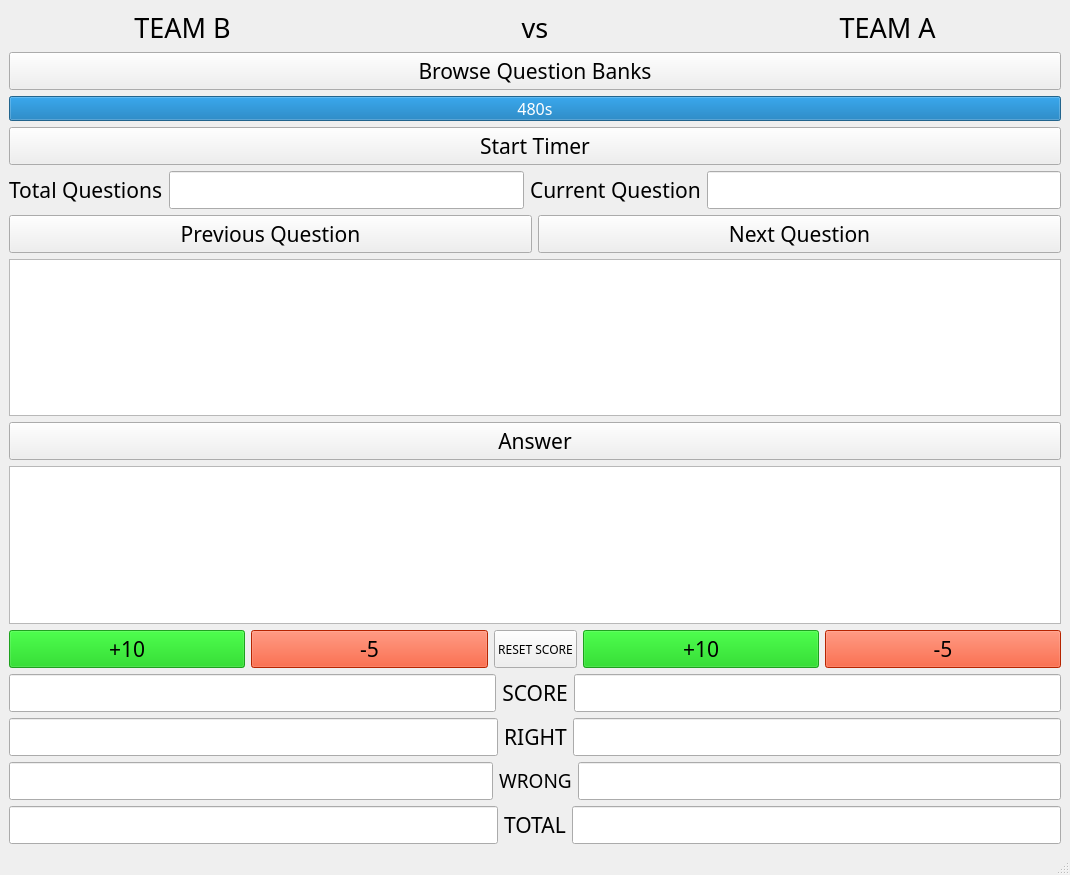
<?xml version="1.0" encoding="UTF-8"?>
<ui version="4.0">
 <class>MainWindow</class>
 <widget class="QMainWindow" name="MainWindow">
  <property name="geometry">
   <rect>
    <x>0</x>
    <y>0</y>
    <width>1070</width>
    <height>875</height>
   </rect>
  </property>
  <property name="windowTitle">
   <string>PB Trainer</string>
  </property>
  <widget class="QWidget" name="centralwidget">
   <layout class="QGridLayout" name="gridLayout">
    <item row="0" column="0">
     <layout class="QHBoxLayout" name="horizontalLayout">
      <item>
       <widget class="QLabel" name="TeamALabel">
        <property name="font">
         <font>
          <family>CMU Serif</family>
          <pointsize>20</pointsize>
         </font>
        </property>
        <property name="text">
         <string>TEAM B</string>
        </property>
        <property name="scaledContents">
         <bool>true</bool>
        </property>
        <property name="alignment">
         <set>Qt::AlignCenter</set>
        </property>
       </widget>
      </item>
      <item>
       <widget class="QLabel" name="TeamALabel_3">
        <property name="font">
         <font>
          <family>CMU Serif</family>
          <pointsize>20</pointsize>
         </font>
        </property>
        <property name="text">
         <string>vs</string>
        </property>
        <property name="alignment">
         <set>Qt::AlignCenter</set>
        </property>
       </widget>
      </item>
      <item>
       <widget class="QLabel" name="TeamALabel_2">
        <property name="font">
         <font>
          <family>CMU Serif</family>
          <pointsize>20</pointsize>
         </font>
        </property>
        <property name="text">
         <string>TEAM A</string>
        </property>
        <property name="alignment">
         <set>Qt::AlignCenter</set>
        </property>
       </widget>
      </item>
     </layout>
    </item>
    <item row="1" column="0">
     <widget class="QPushButton" name="OpenButton">
      <property name="sizePolicy">
       <sizepolicy hsizetype="Expanding" vsizetype="Expanding">
        <horstretch>0</horstretch>
        <verstretch>0</verstretch>
       </sizepolicy>
      </property>
      <property name="font">
       <font>
        <family>CMU Serif</family>
        <pointsize>16</pointsize>
       </font>
      </property>
      <property name="text">
       <string>Browse Question Banks</string>
      </property>
      <property name="shortcut">
       <string>O</string>
      </property>
     </widget>
    </item>
    <item row="2" column="0">
     <layout class="QVBoxLayout" name="verticalLayout">
      <item>
       <widget class="QProgressBar" name="progressBar">
        <property name="sizePolicy">
         <sizepolicy hsizetype="Expanding" vsizetype="Expanding">
          <horstretch>0</horstretch>
          <verstretch>0</verstretch>
         </sizepolicy>
        </property>
        <property name="font">
         <font>
          <family>CMU Serif</family>
          <pointsize>12</pointsize>
         </font>
        </property>
        <property name="styleSheet">
         <string notr="true">#BlueProgressBar {
    border: 2px solid #2196F3;
    border-radius: 5px;
    background-color: #E0E0E0;
}
#BlueProgressBar::chunk {
    background-color: #2196F3;
    width: 10px; 
    margin: 0.5px;
}</string>
        </property>
        <property name="maximum">
         <number>480</number>
        </property>
        <property name="value">
         <number>480</number>
        </property>
        <property name="alignment">
         <set>Qt::AlignCenter</set>
        </property>
        <property name="textVisible">
         <bool>true</bool>
        </property>
        <property name="textDirection">
         <enum>QProgressBar::TopToBottom</enum>
        </property>
        <property name="format">
         <string>%vs</string>
        </property>
       </widget>
      </item>
      <item>
       <widget class="QPushButton" name="StartTimeButton">
        <property name="sizePolicy">
         <sizepolicy hsizetype="Expanding" vsizetype="Expanding">
          <horstretch>0</horstretch>
          <verstretch>0</verstretch>
         </sizepolicy>
        </property>
        <property name="font">
         <font>
          <family>CMU Serif</family>
          <pointsize>16</pointsize>
         </font>
        </property>
        <property name="text">
         <string>Start Timer</string>
        </property>
       </widget>
      </item>
     </layout>
    </item>
    <item row="3" column="0">
     <layout class="QHBoxLayout" name="horizontalLayout_8">
      <item>
       <widget class="QLabel" name="label">
        <property name="font">
         <font>
          <family>CMU Serif</family>
          <pointsize>16</pointsize>
         </font>
        </property>
        <property name="text">
         <string>Total Questions</string>
        </property>
       </widget>
      </item>
      <item>
       <widget class="QLineEdit" name="TotalQ">
        <property name="sizePolicy">
         <sizepolicy hsizetype="Expanding" vsizetype="Expanding">
          <horstretch>0</horstretch>
          <verstretch>0</verstretch>
         </sizepolicy>
        </property>
        <property name="font">
         <font>
          <family>CMU Serif</family>
          <pointsize>16</pointsize>
         </font>
        </property>
        <property name="alignment">
         <set>Qt::AlignCenter</set>
        </property>
        <property name="readOnly">
         <bool>true</bool>
        </property>
       </widget>
      </item>
      <item>
       <widget class="QLabel" name="label_2">
        <property name="font">
         <font>
          <family>CMU Serif</family>
          <pointsize>16</pointsize>
         </font>
        </property>
        <property name="text">
         <string>Current Question</string>
        </property>
       </widget>
      </item>
      <item>
       <widget class="QLineEdit" name="CurrentQ">
        <property name="sizePolicy">
         <sizepolicy hsizetype="Expanding" vsizetype="Expanding">
          <horstretch>0</horstretch>
          <verstretch>0</verstretch>
         </sizepolicy>
        </property>
        <property name="font">
         <font>
          <family>CMU Serif</family>
          <pointsize>16</pointsize>
         </font>
        </property>
        <property name="alignment">
         <set>Qt::AlignCenter</set>
        </property>
        <property name="readOnly">
         <bool>true</bool>
        </property>
       </widget>
      </item>
     </layout>
    </item>
    <item row="4" column="0">
     <layout class="QHBoxLayout" name="horizontalLayout_6">
      <item>
       <widget class="QPushButton" name="QuestionButton_left">
        <property name="sizePolicy">
         <sizepolicy hsizetype="Expanding" vsizetype="Expanding">
          <horstretch>0</horstretch>
          <verstretch>0</verstretch>
         </sizepolicy>
        </property>
        <property name="font">
         <font>
          <family>CMU Serif</family>
          <pointsize>16</pointsize>
         </font>
        </property>
        <property name="text">
         <string>Previous Question</string>
        </property>
        <property name="shortcut">
         <string>Left</string>
        </property>
       </widget>
      </item>
      <item>
       <widget class="QPushButton" name="QuestionButton_right">
        <property name="sizePolicy">
         <sizepolicy hsizetype="Expanding" vsizetype="Expanding">
          <horstretch>0</horstretch>
          <verstretch>0</verstretch>
         </sizepolicy>
        </property>
        <property name="font">
         <font>
          <family>CMU Serif</family>
          <pointsize>16</pointsize>
         </font>
        </property>
        <property name="text">
         <string>Next Question</string>
        </property>
        <property name="shortcut">
         <string>Right</string>
        </property>
       </widget>
      </item>
     </layout>
    </item>
    <item row="5" column="0">
     <widget class="QTextEdit" name="QuestionBox">
      <property name="font">
       <font>
        <family>Calibri</family>
        <pointsize>24</pointsize>
       </font>
      </property>
      <property name="readOnly">
       <bool>true</bool>
      </property>
     </widget>
    </item>
    <item row="6" column="0">
     <widget class="QPushButton" name="AnswerButton">
      <property name="sizePolicy">
       <sizepolicy hsizetype="Expanding" vsizetype="Expanding">
        <horstretch>0</horstretch>
        <verstretch>0</verstretch>
       </sizepolicy>
      </property>
      <property name="font">
       <font>
        <family>CMU Serif</family>
        <pointsize>16</pointsize>
       </font>
      </property>
      <property name="text">
       <string>Answer</string>
      </property>
      <property name="shortcut">
       <string>Down</string>
      </property>
     </widget>
    </item>
    <item row="7" column="0">
     <widget class="QTextEdit" name="AnswerBox">
      <property name="font">
       <font>
        <family>Calibri</family>
        <pointsize>24</pointsize>
       </font>
      </property>
      <property name="readOnly">
       <bool>true</bool>
      </property>
     </widget>
    </item>
    <item row="8" column="0">
     <layout class="QHBoxLayout" name="horizontalLayout_7">
      <item>
       <widget class="QPushButton" name="Add10_A">
        <property name="sizePolicy">
         <sizepolicy hsizetype="Expanding" vsizetype="Fixed">
          <horstretch>0</horstretch>
          <verstretch>0</verstretch>
         </sizepolicy>
        </property>
        <property name="font">
         <font>
          <family>CMU Serif</family>
          <pointsize>16</pointsize>
         </font>
        </property>
        <property name="styleSheet">
         <string notr="true">QPushButton{background: rgba(0,200,0,0.8)}</string>
        </property>
        <property name="text">
         <string>+10</string>
        </property>
        <property name="shortcut">
         <string>1</string>
        </property>
       </widget>
      </item>
      <item>
       <widget class="QPushButton" name="Min5_A">
        <property name="sizePolicy">
         <sizepolicy hsizetype="Expanding" vsizetype="Fixed">
          <horstretch>0</horstretch>
          <verstretch>0</verstretch>
         </sizepolicy>
        </property>
        <property name="font">
         <font>
          <family>CMU Serif</family>
          <pointsize>16</pointsize>
         </font>
        </property>
        <property name="styleSheet">
         <string notr="true">QPushButton{background: rgb(255,50,0)}</string>
        </property>
        <property name="text">
         <string>-5</string>
        </property>
        <property name="shortcut">
         <string>2</string>
        </property>
       </widget>
      </item>
      <item>
       <widget class="QPushButton" name="ResetScoreButton">
        <property name="sizePolicy">
         <sizepolicy hsizetype="Fixed" vsizetype="Expanding">
          <horstretch>0</horstretch>
          <verstretch>0</verstretch>
         </sizepolicy>
        </property>
        <property name="font">
         <font>
          <family>CMU Serif</family>
         </font>
        </property>
        <property name="text">
         <string>RESET SCORE</string>
        </property>
       </widget>
      </item>
      <item>
       <widget class="QPushButton" name="Add10_B">
        <property name="sizePolicy">
         <sizepolicy hsizetype="Expanding" vsizetype="Fixed">
          <horstretch>0</horstretch>
          <verstretch>0</verstretch>
         </sizepolicy>
        </property>
        <property name="font">
         <font>
          <family>CMU Serif</family>
          <pointsize>16</pointsize>
         </font>
        </property>
        <property name="styleSheet">
         <string notr="true">QPushButton{background: rgba(0,200,0,0.8)}</string>
        </property>
        <property name="text">
         <string>+10</string>
        </property>
        <property name="shortcut">
         <string>3</string>
        </property>
       </widget>
      </item>
      <item>
       <widget class="QPushButton" name="Min5_B">
        <property name="sizePolicy">
         <sizepolicy hsizetype="Expanding" vsizetype="Fixed">
          <horstretch>0</horstretch>
          <verstretch>0</verstretch>
         </sizepolicy>
        </property>
        <property name="font">
         <font>
          <family>CMU Serif</family>
          <pointsize>16</pointsize>
         </font>
        </property>
        <property name="styleSheet">
         <string notr="true">QPushButton{background: rgb(255,50,0)}</string>
        </property>
        <property name="text">
         <string>-5</string>
        </property>
        <property name="shortcut">
         <string>4</string>
        </property>
       </widget>
      </item>
     </layout>
    </item>
    <item row="9" column="0">
     <layout class="QHBoxLayout" name="horizontalLayout_2">
      <item>
       <widget class="QLineEdit" name="TeamAScore">
        <property name="sizePolicy">
         <sizepolicy hsizetype="Expanding" vsizetype="Fixed">
          <horstretch>0</horstretch>
          <verstretch>0</verstretch>
         </sizepolicy>
        </property>
        <property name="font">
         <font>
          <family>CMU Serif</family>
          <pointsize>16</pointsize>
          <weight>75</weight>
          <bold>true</bold>
         </font>
        </property>
        <property name="alignment">
         <set>Qt::AlignCenter</set>
        </property>
        <property name="readOnly">
         <bool>true</bool>
        </property>
       </widget>
      </item>
      <item>
       <widget class="QLabel" name="Correct_2">
        <property name="sizePolicy">
         <sizepolicy hsizetype="Preferred" vsizetype="Fixed">
          <horstretch>0</horstretch>
          <verstretch>0</verstretch>
         </sizepolicy>
        </property>
        <property name="font">
         <font>
          <family>CMU Serif</family>
          <pointsize>16</pointsize>
         </font>
        </property>
        <property name="text">
         <string>SCORE</string>
        </property>
        <property name="alignment">
         <set>Qt::AlignCenter</set>
        </property>
       </widget>
      </item>
      <item>
       <widget class="QLineEdit" name="TeamBScore">
        <property name="sizePolicy">
         <sizepolicy hsizetype="Expanding" vsizetype="Fixed">
          <horstretch>0</horstretch>
          <verstretch>0</verstretch>
         </sizepolicy>
        </property>
        <property name="font">
         <font>
          <family>CMU Serif</family>
          <pointsize>16</pointsize>
          <weight>75</weight>
          <bold>true</bold>
         </font>
        </property>
        <property name="alignment">
         <set>Qt::AlignCenter</set>
        </property>
        <property name="readOnly">
         <bool>true</bool>
        </property>
       </widget>
      </item>
     </layout>
    </item>
    <item row="10" column="0">
     <layout class="QHBoxLayout" name="horizontalLayout_3">
      <item>
       <widget class="QLineEdit" name="Correct_Num_A">
        <property name="sizePolicy">
         <sizepolicy hsizetype="Expanding" vsizetype="Fixed">
          <horstretch>0</horstretch>
          <verstretch>0</verstretch>
         </sizepolicy>
        </property>
        <property name="font">
         <font>
          <family>CMU Serif</family>
          <pointsize>16</pointsize>
          <weight>75</weight>
          <bold>true</bold>
         </font>
        </property>
        <property name="styleSheet">
         <string notr="true">color: rgb(0,200,0);</string>
        </property>
        <property name="alignment">
         <set>Qt::AlignCenter</set>
        </property>
        <property name="readOnly">
         <bool>true</bool>
        </property>
       </widget>
      </item>
      <item>
       <widget class="QLabel" name="Correct">
        <property name="sizePolicy">
         <sizepolicy hsizetype="Preferred" vsizetype="Fixed">
          <horstretch>0</horstretch>
          <verstretch>0</verstretch>
         </sizepolicy>
        </property>
        <property name="font">
         <font>
          <family>CMU Serif</family>
          <pointsize>16</pointsize>
         </font>
        </property>
        <property name="text">
         <string>RIGHT</string>
        </property>
        <property name="alignment">
         <set>Qt::AlignCenter</set>
        </property>
       </widget>
      </item>
      <item>
       <widget class="QLineEdit" name="Correct_Num_B">
        <property name="sizePolicy">
         <sizepolicy hsizetype="Expanding" vsizetype="Fixed">
          <horstretch>0</horstretch>
          <verstretch>0</verstretch>
         </sizepolicy>
        </property>
        <property name="font">
         <font>
          <family>CMU Serif</family>
          <pointsize>16</pointsize>
          <weight>75</weight>
          <bold>true</bold>
         </font>
        </property>
        <property name="styleSheet">
         <string notr="true">color: rgb(0,200,0);</string>
        </property>
        <property name="alignment">
         <set>Qt::AlignCenter</set>
        </property>
        <property name="readOnly">
         <bool>true</bool>
        </property>
       </widget>
      </item>
     </layout>
    </item>
    <item row="11" column="0">
     <layout class="QHBoxLayout" name="horizontalLayout_4">
      <item>
       <widget class="QLineEdit" name="Wrong_Num_A">
        <property name="sizePolicy">
         <sizepolicy hsizetype="Expanding" vsizetype="Fixed">
          <horstretch>0</horstretch>
          <verstretch>0</verstretch>
         </sizepolicy>
        </property>
        <property name="font">
         <font>
          <family>CMU Serif</family>
          <pointsize>16</pointsize>
          <weight>75</weight>
          <bold>true</bold>
         </font>
        </property>
        <property name="styleSheet">
         <string notr="true">color: rgb(255,50,0);</string>
        </property>
        <property name="alignment">
         <set>Qt::AlignCenter</set>
        </property>
        <property name="readOnly">
         <bool>true</bool>
        </property>
       </widget>
      </item>
      <item>
       <widget class="QLabel" name="Wrong">
        <property name="sizePolicy">
         <sizepolicy hsizetype="Preferred" vsizetype="Fixed">
          <horstretch>0</horstretch>
          <verstretch>0</verstretch>
         </sizepolicy>
        </property>
        <property name="font">
         <font>
          <family>CMU Serif</family>
          <pointsize>14</pointsize>
         </font>
        </property>
        <property name="text">
         <string>WRONG</string>
        </property>
        <property name="alignment">
         <set>Qt::AlignCenter</set>
        </property>
       </widget>
      </item>
      <item>
       <widget class="QLineEdit" name="Wrong_Num_B">
        <property name="sizePolicy">
         <sizepolicy hsizetype="Expanding" vsizetype="Fixed">
          <horstretch>0</horstretch>
          <verstretch>0</verstretch>
         </sizepolicy>
        </property>
        <property name="font">
         <font>
          <family>CMU Serif</family>
          <pointsize>16</pointsize>
          <weight>75</weight>
          <bold>true</bold>
         </font>
        </property>
        <property name="styleSheet">
         <string notr="true">color: rgb(255,50,0);</string>
        </property>
        <property name="alignment">
         <set>Qt::AlignCenter</set>
        </property>
        <property name="readOnly">
         <bool>true</bool>
        </property>
       </widget>
      </item>
     </layout>
    </item>
    <item row="12" column="0">
     <layout class="QHBoxLayout" name="horizontalLayout_5">
      <item>
       <widget class="QLineEdit" name="Total_A">
        <property name="sizePolicy">
         <sizepolicy hsizetype="Expanding" vsizetype="Fixed">
          <horstretch>0</horstretch>
          <verstretch>0</verstretch>
         </sizepolicy>
        </property>
        <property name="font">
         <font>
          <family>CMU Serif</family>
          <pointsize>16</pointsize>
          <weight>75</weight>
          <bold>true</bold>
         </font>
        </property>
        <property name="alignment">
         <set>Qt::AlignCenter</set>
        </property>
        <property name="readOnly">
         <bool>true</bool>
        </property>
       </widget>
      </item>
      <item>
       <widget class="QLabel" name="Total">
        <property name="sizePolicy">
         <sizepolicy hsizetype="Preferred" vsizetype="Fixed">
          <horstretch>0</horstretch>
          <verstretch>0</verstretch>
         </sizepolicy>
        </property>
        <property name="font">
         <font>
          <family>CMU Serif</family>
          <pointsize>16</pointsize>
         </font>
        </property>
        <property name="text">
         <string>TOTAL</string>
        </property>
        <property name="alignment">
         <set>Qt::AlignCenter</set>
        </property>
       </widget>
      </item>
      <item>
       <widget class="QLineEdit" name="Total_B">
        <property name="sizePolicy">
         <sizepolicy hsizetype="Expanding" vsizetype="Fixed">
          <horstretch>0</horstretch>
          <verstretch>0</verstretch>
         </sizepolicy>
        </property>
        <property name="font">
         <font>
          <family>CMU Serif</family>
          <pointsize>16</pointsize>
          <weight>75</weight>
          <bold>true</bold>
         </font>
        </property>
        <property name="alignment">
         <set>Qt::AlignCenter</set>
        </property>
        <property name="readOnly">
         <bool>true</bool>
        </property>
       </widget>
      </item>
     </layout>
    </item>
   </layout>
  </widget>
  <widget class="QMenuBar" name="menubar">
   <property name="geometry">
    <rect>
     <x>0</x>
     <y>0</y>
     <width>1070</width>
     <height>22</height>
    </rect>
   </property>
  </widget>
  <widget class="QStatusBar" name="statusbar"/>
 </widget>
 <resources/>
 <connections/>
</ui>
